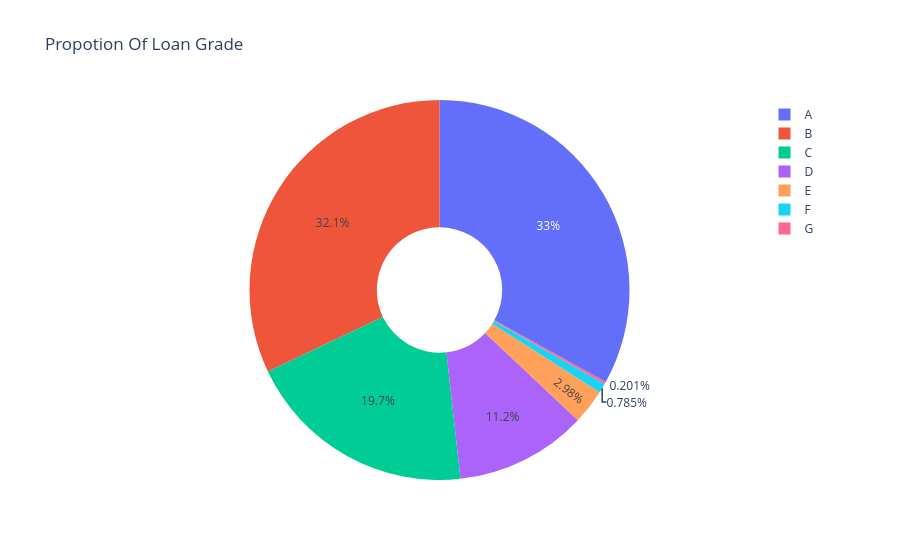

Source (notebook cell):
### Code cell
ex.pie(data,names='loan_grade',title='Propotion Of Loan Grade',hole=0.33)

### Figure 1 — Plotly figure (JSON) as saved in the notebook; plotly's stock layout.template omitted (floating-point values rounded to 4 significant figures; data arrays with more than 128 entries replaced by an {"elided": "..."} marker saying what was removed)
{"data": [{"domain": {"x": [0, 1], "y": [0, 1]}, "hole": 0.33, "hovertemplate": "loan_grade=%{label}<extra></extra>", "labels": {"elided": "19881 str values"}, "legendgroup": "", "name": "", "showlegend": true, "type": "pie"}], "layout": {"legend": {"tracegroupgap": 0}, "title": {"text": "Propotion Of Loan Grade"}}}
